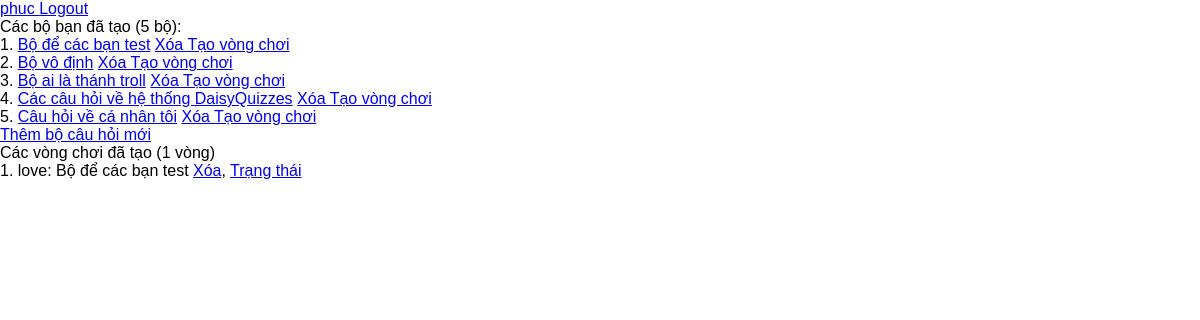
The page /admin/dashboard.php (signed in) on the database its author committed.
### tables this page shows
CREATE TABLE IF NOT EXISTS `daisy_collection` (
  `id` int(11) NOT NULL AUTO_INCREMENT COMMENT 'ID của bộ câu hỏi',
  `created_at` timestamp NULL DEFAULT current_timestamp() COMMENT 'Thời gian tạo của bộ câu hỏi này',
  `status` tinyint(4) DEFAULT NULL COMMENT 'Trạng thái của gói câu hỏi: 0-không sẵn sàng, 1 đang mở để chia sẻ',
  `name` varchar(50) DEFAULT 'Bộ câu hỏi không tên' COMMENT 'Tên của bộ câu hỏi',
  `admin_id` int(11) DEFAULT NULL COMMENT 'Bộ câu hỏi thuộc về ai ? (Người tạo)',
  PRIMARY KEY (`id`),
  KEY `admin_id` (`admin_id`),
  CONSTRAINT `FK_daisy_collection_daisy_admin_login` FOREIGN KEY (`admin_id`) REFERENCES `daisy_admin_login` (`id`) ON DELETE CASCADE ON UPDATE CASCADE
);

CREATE TABLE IF NOT EXISTS `daisy_round_collection` (
  `collection` int(11) DEFAULT NULL COMMENT 'Bộ sưu tập vòng chơi',
  `status` tinyint(4) DEFAULT NULL COMMENT 'Trạng thái vòng chơi 0: Chưa sẵn sàng, 1: Sẵn sàng nhận thành viên; 2 đang chơi',
  `round` varchar(6) DEFAULT NULL COMMENT 'Mã vòng chơi',
  `admin_id` int(11) DEFAULT NULL,
  `question_no` int(11) DEFAULT NULL COMMENT 'Số thứ tự câu hỏi hiện tại',
  `access_token` varchar(32) DEFAULT 'has923$$uva_2931_2-2192',
  UNIQUE KEY `round` (`round`),
  UNIQUE KEY `access_token` (`access_token`),
  KEY `collection` (`collection`),
  KEY `admin_id` (`admin_id`),
  CONSTRAINT `FK_daisy_round_collection_daisy_admin_login` FOREIGN KEY (`admin_id`) REFERENCES `daisy_admin_login` (`id`) ON DELETE CASCADE,
  CONSTRAINT `FK_daisy_round_collection_daisy_collection` FOREIGN KEY (`collection`) REFERENCES `daisy_collection` (`id`) ON DELETE CASCADE
);

### admin/dashboard.php (the view, shortened to what this page needs)
<html>
	<head>
		<link href="./index.css" rel="stylesheet" type="text/css">
	</head>
	<body>
		<?php
			$id = $_SESSION['userid'];
			$username = $_SESSION['username'];
		?>
		<div class="pane-log">
			<a href="logout.php"> <?php echo $username;?> Logout </a>
		</div>
		<?php
			$conn = db_connect ();
			function get_collections ($conn, $userid) {
				$sql = "SELECT name, id FROM daisy_collection WHERE admin_id = $userid";
				$result = $conn->query ($sql);
				return $result;
			}
			function get_rounds ($conn, $userid){
				$sql = "SELECT round, name FROM daisy_round_collection, daisy_collection WHERE collection = id and daisy_round_collection.admin_id = $userid";
				$result = $conn->query ($sql);
				return $result;
			}
			function display ($result) {
				echo "Các bộ bạn đã tạo (".$result->num_rows." bộ): <br>";
				$i = 0;
				while ($row = $result->fetch_assoc ()) {
					$id = $row['id'];
					$i++;
					echo $i.". <a href='./modify.php?k=$id'>".$row['name']."</a> <a href='./delete.php?k=$id'> Xóa </a> <a href='./create_round.php?k=$id'>Tạo vòng chơi</a> <br>";
				}
			}
			function display_round ($result) {
				echo "<p>Các vòng chơi đã tạo (".$result->num_rows." vòng) </p>";
				$i = 0;
				while ($row = $result->fetch_assoc ()) {
					$id   = $row ['round'];
					$name = $row ['name'];
					$i++;
					echo "<p>$i. $id: $name <a href='delete_round.php?k=$id'>Xóa</a>, <a href='modify_round.php?k=$id'>Trạng thái</a></p>";
				}
			}
			$result = get_collections ($conn, $id);
			display ($result);
			echo "<a href='./add.php'> Thêm bộ câu hỏi mới </a><br>";
			$rounds = get_rounds ($conn, $id);
			display_round ($rounds);
		?>
	</body>
</html>

### index.css (style rules this page uses)
* { margin : 0; font-family: sans-serif; }

### rows shown on the page
daisy_collection: name "Bộ để các bạn test"
daisy_collection: name "Bộ vô định"
daisy_collection: name "Bộ ai là thánh troll"
daisy_collection: name "Các câu hỏi về hệ thống DaisyQuizzes"
daisy_collection: name "Câu hỏi về cá nhân tôi"
daisy_round_collection: round "love", collection.name "Bộ để các bạn test"

### other values the page prints
$username "phuc"
$result->num_rows "5"
$result->num_rows "1"
